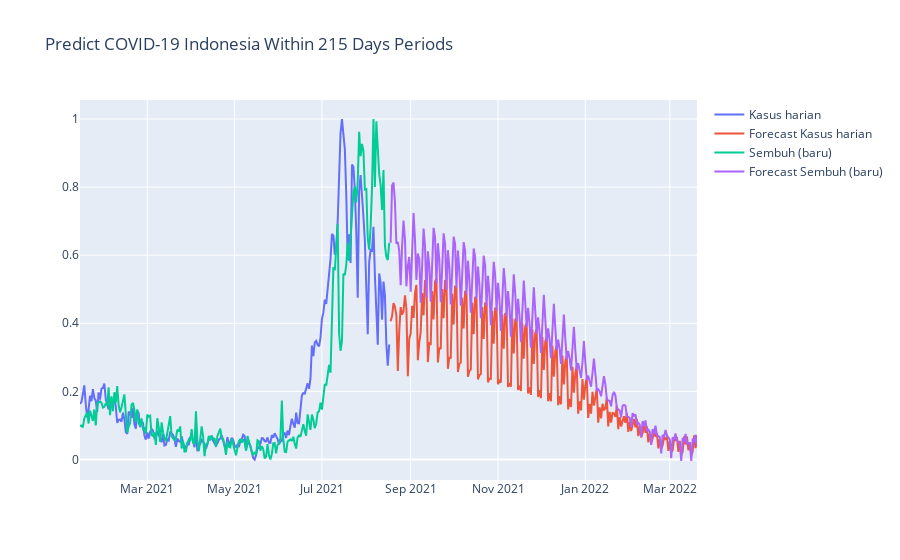

Notebook cell for this chart:
### Code cell
line_stat = []

for x in range(0,2):
    line_stat.append(go.Scatter(x=df_timeseries.tanggal, y=series[variable[x]], name=variable[x], mode='lines'))
    line_stat.append(go.Scatter(x=dates, y=prediction[variable[x]], name=f'Forecast {variable[x]}', mode='lines'))

fig = go.Figure(data=line_stat)
fig.update_layout(title_text=f"Predict COVID-19 Indonesia Within {min_case} Days Periods")
fig.show()

### Figure 1 — Plotly figure (JSON) as saved in the notebook; plotly's stock layout.template omitted (floating-point values rounded to 4 significant figures; data arrays with more than 128 entries replaced by an {"elided": "..."} marker saying what was removed)
{"data": [{"mode": "lines", "name": "Kasus harian", "type": "scatter", "x": {"elided": "217 str values"}, "y": {"elided": "217 float values"}}, {"mode": "lines", "name": "Forecast Kasus harian", "type": "scatter", "x": {"elided": "215 str values"}, "y": {"elided": "500 float values"}}, {"mode": "lines", "name": "Sembuh\n(baru)", "type": "scatter", "x": {"elided": "217 str values"}, "y": {"elided": "217 float values"}}, {"mode": "lines", "name": "Forecast Sembuh\n(baru)", "type": "scatter", "x": {"elided": "215 str values"}, "y": {"elided": "500 float values"}}], "layout": {"title": {"text": "Predict COVID-19 Indonesia Within 215 Days Periods"}}}
